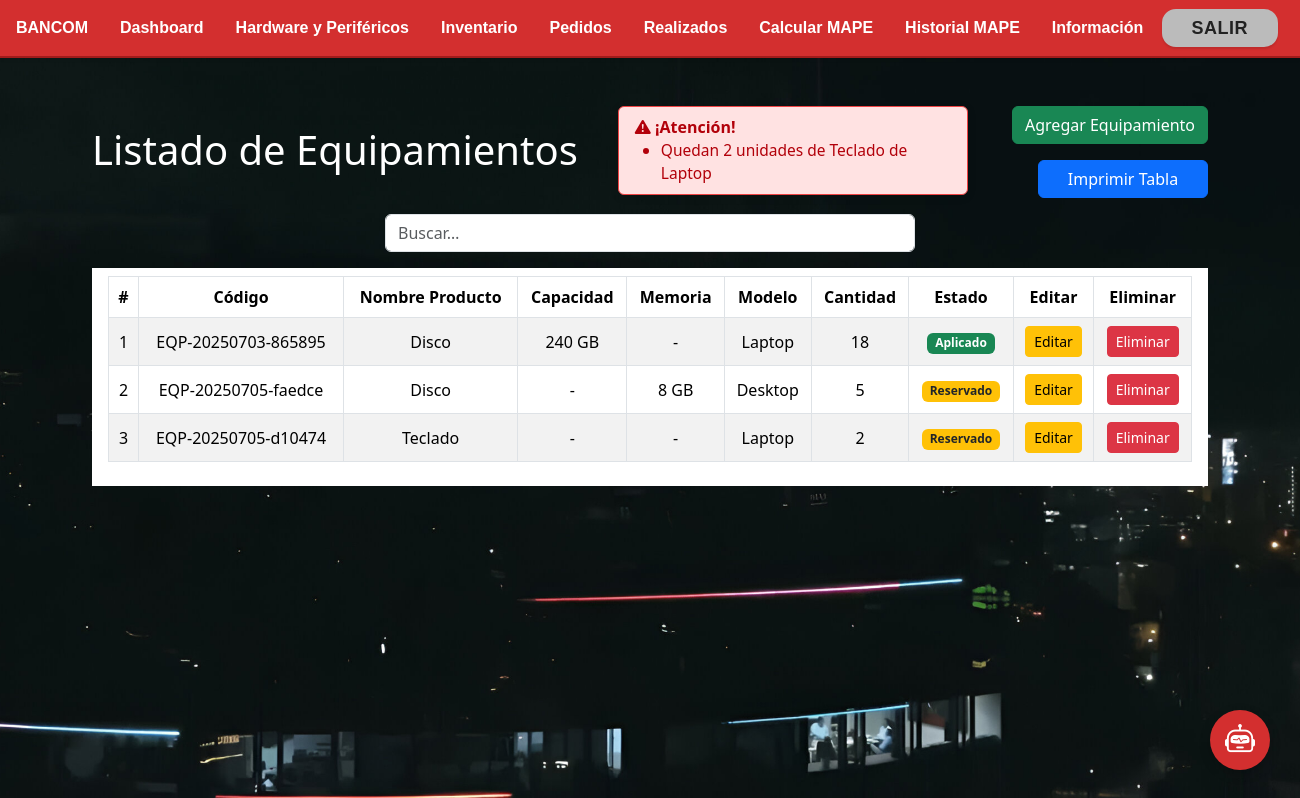
/modulo1/ (signed in), run on the app's committed database.
### Aplicaciones/Academico/models.py (models this page shows, shortened)
class Equipamiento(models.Model):
    NOMBRE_PRODUCTO_CHOICES = [
        ('Disco', 'Disco'),
        ('Memoria', 'Memoria'),
        ('Mouse', 'Mouse'),
        ('Teclado', 'Teclado'),
        ('Kit inalámbrico', 'Kit inalámbrico'),
    ]
    CAPACIDAD_CHOICES = [
        ('-', '-'),
        ('240 GB', '240 GB'),
        ('480 GB', '480 GB'),
    ]
    MEMORIA_CHOICES = [
        ('-', '-'),
        ('2 GB', '2 GB'),
        ('4 GB', '4 GB'),
        ('8 GB', '8 GB'),
        ('16 GB', '16 GB'),
        ('32 GB', '32 GB'),
    ]
    MODELO_CHOICES = [
        ('-', '-'),
        ('Laptop', 'Laptop'),
        ('Desktop', 'Desktop'),
    ]
    ESTADO_CHOICES = [
        ('Reservado', 'Reservado'),
        ('Aplicado', 'Aplicado'),
    ]
    codigo = models.CharField(max_length=32, unique=True, blank=True)
    nombre_producto = models.CharField(max_length=50, choices=NOMBRE_PRODUCTO_CHOICES)
    capacidad = models.CharField(max_length=10, choices=CAPACIDAD_CHOICES, default='-')
    memoria = models.CharField(max_length=10, choices=MEMORIA_CHOICES, blank=True, null=True)
    modelo = models.CharField(max_length=10, choices=MODELO_CHOICES, blank=True, null=True)
    cantidad = models.PositiveIntegerField(default=0)
    estado = models.CharField(max_length=10, choices=ESTADO_CHOICES, default="Reservado")

### Aplicaciones/Academico/views.py (the view)
# urls.py: path('modulo1/', views.modulo1, name='modulo1'),
@login_required
def modulo1(request):
    equipamientos = Equipamiento.objects.all()
    equip_choices = {
        'nombre_producto': Equipamiento.NOMBRE_PRODUCTO_CHOICES,
        'capacidad': Equipamiento.CAPACIDAD_CHOICES,
        'memoria': Equipamiento.MEMORIA_CHOICES,
        'modelo': Equipamiento.MODELO_CHOICES,
    }
    bajos_stock = equipamientos.filter(cantidad__lt=5)
    return render(request, 'modulo1.html', {
        "equipamientos": equipamientos,
        "equip_choices": equip_choices,
        "bajos_stock": bajos_stock,
        })

### Aplicaciones/Academico/templates/modulo1.html (shortened to what this page needs)
{% extends "./base.html" %}
{% block body %}
<div class="row align-items-start mb-3" style="min-height: 60px;">
    <div class="col-auto d-flex align-items-center pe-0">
        <h1 class="text-white mb-0">Listado de Equipamientos</h1>
        {% if bajos_stock %}
        <div class="alert alert-danger py-2 px-3 mb-0 bajos-stock-alert"
             style="font-size: 1rem; min-width: 260px; max-width: 350px; margin-left:40px;">
            <span class="fw-bold"><i class="bi bi-exclamation-triangle-fill"></i> ¡Atención!</span>
            <ul class="mb-0 ms-2" style="padding-left:18px;">
                {% for eq in bajos_stock %}
                 <li>
                    Quedan {{ eq.cantidad }} unidades de {{ eq.nombre_producto }} de {{ eq.modelo }}
                </li>
                 {% endfor %}
            </ul>
        </div>
        {% endif %}
    </div>
    <div class="col d-flex flex-column align-items-end ps-0" style="gap:8px;">
        <button type="button" class="btn btn-success mb-2" data-bs-toggle="modal" data-bs-target="#addEquipModal" style="min-width:170px;">
            Agregar Equipamiento
        </button>
        <button onclick="printTable()" class="btn btn-primary no-print" style="min-width:170px;">
            Imprimir Tabla
        </button>
    </div>
</div>
<div class="row mb-3">
    <div class="col-12 d-flex justify-content-center">
        <input type="text" id="searchInput" class="form-control" placeholder="Buscar…"
            style="width: 50%; min-width: 260px; max-width: 530px;">
    </div>
</div>
<div class="table-responsive py-2 bg-white p-3">
    <table id="tablaEquipamientos" class="table table-striped table-bordered">
        <thead>
            <tr>
                <th>#</th>
                <th>Código</th>
                <th>Nombre Producto</th>
                <th>Capacidad</th>
                <th>Memoria</th>
                <th>Modelo</th>
                <th>Cantidad</th>
                <th>Estado</th>
                <th class="no-print">Editar</th>
                <th class="no-print">Eliminar</th>
            </tr>
        </thead>
        <tbody>
            {% for equip in equipamientos %}
            <tr>
                <td>{{ forloop.counter }}</td>
                <td>{{ equip.codigo }}</td>
                <td>{{ equip.nombre_producto }}</td>
                <td>{{ equip.capacidad }}</td>
                <td>{{ equip.memoria }}</td>
                <td>{{ equip.modelo }}</td>
                <td>{{ equip.cantidad }}</td>
                <td>
                  <span class="badge {% if equip.estado == 'Reservado' %}bg-warning text-dark{% else %}bg-success{% endif %}">
                    {{ equip.estado }}
                  </span>
                </td>
                <td class="no-print">
                    <button type="button" class="btn btn-sm btn-warning edit-equip-btn"
                        data-bs-toggle="modal"
                        data-bs-target="#editEquipModal"
                        data-codigo="{{ equip.codigo }}"
                        data-nombre_producto="{{ equip.nombre_producto }}"
                        data-capacidad="{{ equip.capacidad }}"
                        data-memoria="{{ equip.memoria }}"
                        data-modelo="{{ equip.modelo }}"
                        data-cantidad="{{ equip.cantidad }}"
                        data-estado="{{ equip.estado }}">
                        Editar
                    </button>
                </td>
                <td class="no-print">
                    <button type="button" class="btn btn-sm btn-danger delete-equip-btn"
                        data-bs-toggle="modal"
                        data-bs-target="#deleteEquipModal"
                        data-url="{% url 'academico:eliminarEquipamiento' equip.codigo %}"
                        data-nombre="{{ equip.nombre_producto }}">
                        Eliminar
                    </button>
                </td>
            </tr>
            {% empty %}
            <tr>
                <td colspan="10" class="text-center">No hay equipamientos.</td>
            </tr>
            {% endfor %}
        </tbody>
    </table>
</div>
{% endblock %}

### Aplicaciones/Academico/templates/base.html (shortened to what this page needs)
<!DOCTYPE html>
<html lang="es">
<head>
    {% load static %}
    <link rel="stylesheet" href="https://cdn.jsdelivr.net/npm/bootstrap-icons@1.11.3/font/bootstrap-icons.min.css">
    <link href="https://cdn.jsdelivr.net/npm/bootstrap@5.3.3/dist/css/bootstrap.min.css" rel="stylesheet"
>
    <link rel="stylesheet" href="{% static 'css/gestionItem.css' %}">
</head>
<body>
    <nav class="custom-navbar-bancom">
        <ul class="navbar-list-bancom">
            <li><a href="#">BANCOM</a></li>
            <li><a href="{% url 'academico:dashboard' %}">Dashboard</a></li>
            <li><a href="{% url 'academico:modulo1' %}">Hardware y Periféricos</a></li>
            <li><a href="{% url 'academico:inventario' %}">Inventario</a></li>
            <li><a href="{% url 'academico:items_reservados' %}">Pedidos</a></li>
            <li><a href="{% url 'academico:pedidos_cambio_reservado_a_aplicado' %}">Realizados</a></li>
            <li>
                <form method="POST" action="{% url 'academico:calcular_mape' %}" style="display:inline;">
                    <button class="nav-form-link" type="submit">Calcular MAPE</button>
                </form>
            </li>
            <li><a href="{% url 'academico:ver_mape' %}">Historial MAPE</a></li>
            <li><a href="{% url 'academico:informacion' %}">Información</a></li>
            <li class="salir-li">
                <a href="{% url 'academico:logout' %}" class="salida-btn-bancom">SALIR</a>
            </li>
        </ul>
    </nav>
    <div class="container mt-5">
        {% block body %}{% endblock %}
    </div>
<div id="chatbot-bubble">
  <button id="open-chatbot">
    <i class="bi bi-robot"></i>
  </button>
</div>

### Aplicaciones/loginps/static/css/gestionItem.css (style rules this page uses)
th, td { text-align: center; vertical-align: middle; }

### Aplicaciones/Academico/templates/modulo1.html (style rules this page uses)
.bajos-stock-alert { display: inline-block; background: #ffe2e2 !important; color: #b2000a !important; border: 1.5px solid #ee4343 !important; font-size: 1rem; margin-left: 40px; box-shadow: 0 2px 8px 0 #0002; vertical-align: middle; margin-bottom: 0 !important; }
.bajos-stock-alert ul { margin-bottom: 0 !important; }
.bajos-stock-alert li { font-size: 0.97em; }

### Aplicaciones/Academico/templates/base.html (style rules this page uses)
#chatbot-bubble { position: fixed; bottom: 30px; right: 30px; z-index: 9999; font-family: 'Inter', Arial, sans-serif !important; }
#open-chatbot { background: #d32f2f; color: #fff; border: none; border-radius: 50%; width: 60px; height: 60px; box-shadow: 0 4px 12px #0003; font-size: 30px; cursor: pointer; display: flex; align-items: center; justify-content: center; transition: box-shadow 0.2s; }

### data on the page
Equipamiento: cantidad "2", nombre_producto "Teclado", modelo "Laptop", codigo "EQP-20250705-d10474", capacidad "-", memoria "-", estado "Reservado"
Equipamiento: codigo "EQP-20250703-865895", nombre_producto "Disco", capacidad "240 GB", memoria "-", modelo "Laptop", cantidad "18", estado "Aplicado"
Equipamiento: codigo "EQP-20250705-faedce", nombre_producto "Disco", capacidad "-", memoria "8 GB", modelo "Desktop", cantidad "5", estado "Reservado"
